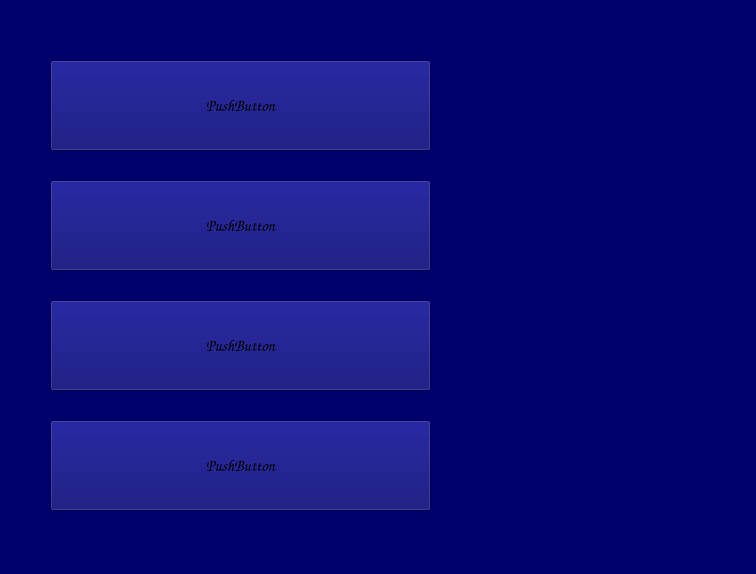
<?xml version="1.0" encoding="UTF-8"?>
<ui version="4.0">
 <class>MainWindow</class>
 <widget class="QWidget" name="MainWindow">
  <property name="geometry">
   <rect>
    <x>0</x>
    <y>0</y>
    <width>756</width>
    <height>574</height>
   </rect>
  </property>
  <property name="maximumSize">
   <size>
    <width>756</width>
    <height>574</height>
   </size>
  </property>
  <property name="windowTitle">
   <string>Menu</string>
  </property>
  <property name="styleSheet">
   <string notr="true">
background-color: rgb(0, 0, 108);</string>
  </property>
  <widget class="QPushButton" name="workReport">
   <property name="geometry">
    <rect>
     <x>50</x>
     <y>180</y>
     <width>381</width>
     <height>91</height>
    </rect>
   </property>
   <property name="font">
    <font>
     <family>Comic Sans MS</family>
     <pointsize>12</pointsize>
     <weight>75</weight>
     <italic>true</italic>
     <bold>true</bold>
    </font>
   </property>
   <property name="styleSheet">
    <string notr="true">
QPushButton#workReport:hover{
	background-color: rgb(209, 69, 0);
};
background-color: rgb(255, 255, 255);</string>
   </property>
   <property name="text">
    <string>PushButton</string>
   </property>
  </widget>
  <widget class="QPushButton" name="about">
   <property name="geometry">
    <rect>
     <x>50</x>
     <y>300</y>
     <width>381</width>
     <height>91</height>
    </rect>
   </property>
   <property name="font">
    <font>
     <family>Comic Sans MS</family>
     <pointsize>12</pointsize>
     <weight>75</weight>
     <italic>true</italic>
     <bold>true</bold>
    </font>
   </property>
   <property name="styleSheet">
    <string notr="true">
QPushButton#about:hover{
	background-color: rgb(209, 69, 0);
};
background-color: rgb(255, 255, 255);</string>
   </property>
   <property name="text">
    <string>PushButton</string>
   </property>
  </widget>
  <widget class="QPushButton" name="exit">
   <property name="geometry">
    <rect>
     <x>50</x>
     <y>420</y>
     <width>381</width>
     <height>91</height>
    </rect>
   </property>
   <property name="font">
    <font>
     <family>Comic Sans MS</family>
     <pointsize>12</pointsize>
     <weight>75</weight>
     <italic>true</italic>
     <bold>true</bold>
    </font>
   </property>
   <property name="styleSheet">
    <string notr="true">
QPushButton#exit:hover{
	background-color: rgb(209, 69, 0);
};
background-color: rgb(255, 255, 255);</string>
   </property>
   <property name="text">
    <string>PushButton</string>
   </property>
  </widget>
  <widget class="QPushButton" name="startProgram">
   <property name="geometry">
    <rect>
     <x>50</x>
     <y>60</y>
     <width>381</width>
     <height>91</height>
    </rect>
   </property>
   <property name="font">
    <font>
     <family>Comic Sans MS</family>
     <pointsize>12</pointsize>
     <weight>75</weight>
     <italic>true</italic>
     <bold>true</bold>
    </font>
   </property>
   <property name="styleSheet">
    <string notr="true">
QPushButton#startProgram:hover{
	background-color: rgb(209, 69, 0);
};
background-color: rgb(255, 255, 255);</string>
   </property>
   <property name="text">
    <string>PushButton</string>
   </property>
  </widget>
  <widget class="QPushButton" name="iconOfMenu">
   <property name="geometry">
    <rect>
     <x>460</x>
     <y>150</y>
     <width>261</width>
     <height>261</height>
    </rect>
   </property>
   <property name="text">
    <string/>
   </property>
   <property name="icon">
    <iconset resource="imags.qrc">
     <normaloff>:/image/task.jpg</normaloff>:/image/task.jpg</iconset>
   </property>
   <property name="iconSize">
    <size>
     <width>291</width>
     <height>391</height>
    </size>
   </property>
   <property name="flat">
    <bool>true</bool>
   </property>
  </widget>
 </widget>
 <resources>
  <include location="imags.qrc"/>
 </resources>
 <connections/>
</ui>
